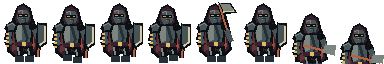
#> input picture assets/executioner.png, 384 x 64 px
$ python pack_original22.py ../assets/executioner.png ../assets/executioner.png
#> lines starting #> are read from the running program, lines starting #| are printed output that depends on the picture
"""Pack original generated grid art, preserving alpha and nearest pixels.

Uniform scale and a single fixed registration for the entire sheet. Attack
weapons and death poses never redefine the body pivot by their bounding box.
This is technical resampling/atlas packing, not drawing replacement art.
"""
import argparse, json, statistics
from pathlib import Path
from PIL import Image

p=argparse.ArgumentParser()
p.add_argument('source');p.add_argument('target');p.add_argument('--height',type=int,default=16)
p.add_argument('--cell',type=int,default=40);p.add_argument('--cols',type=int,default=4);p.add_argument('--rows',type=int,default=6)
p.add_argument('--flying',action='store_true')
a=p.parse_args()
im=Image.open(a.source).convert('RGBA')
#> im is the input picture: PIL image 384x64 RGBA; mean R, G, B, A 31.2, 30.6, 30.8, 131.4
cells=[im.crop((round(x*im.width/a.cols),round(y*im.height/a.rows),round((x+1)*im.width/a.cols),round((y+1)*im.height/a.rows))) for y in range(a.rows) for x in range(a.cols)]
#> cells = 24 items
for c in cells:c.putalpha(c.getchannel('A').point(lambda v:255 if v>=128 else 0))
#> this loop made 24 passes
bounds=[c.getbbox() for c in cells]
#> bounds = 24 items
scale=a.height/statistics.median(b[3]-b[1] for b in bounds[:4] if b)
#> scale = 2
baseline=statistics.median(b[3] for b in bounds[:4] if b)
#> baseline = 11
out=Image.new('RGBA',(a.cell*len(cells),a.cell))
#> out: PIL image 960x40 RGBA; every value is 0
for i,(c,b) in enumerate(zip(cells,bounds)):
 if not b:continue
 c=c.resize((max(1,round(c.width*scale)),max(1,round(c.height*scale))),Image.Resampling.NEAREST)
 c=c.quantize(colors=24,method=Image.Quantize.FASTOCTREE).convert('RGBA')
 # One common grid pivot. Never center the sword/wing silhouette per frame.
 x=round((a.cell-c.width)/2);y=round((a.cell-c.height)/2) if a.flying else a.cell-4-round(baseline*scale)
 out.alpha_composite(c,(i*a.cell+x,y))
#> this loop made 24 passes
#> b on passes 1 to 12: (15, 3, 79, 11), (15, 3, 79, 11), (15, 2, 79, 11), None, (12, 0, 82, 10), (12, 0, 82, 10), (12, 0, 82, 10), (15, 2, 31, 10), (4, 0, 95, 11), (4, 0, 95, 11), (4, 0, 95, 11), (11, 0, 80, 11)
#> pass 1, `c=c.resize((max(1,round(c.width*scale)),max(1,round(c.height*scale))),..`:
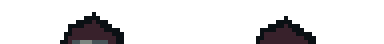
#> c: PIL image 192x22 RGBA (shown 2 times larger); mean R, G, B, A 5.3, 4.2, 5.1, 36.2; transparent parts drawn white
#> pass 3, `c=c.resize((max(1,round(c.width*scale)),max(1,round(c.height*scale))),..`:
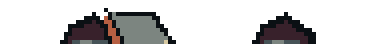
#> c: PIL image 192x22 RGBA (shown 2 times larger); mean R, G, B, A 17, 15.7, 16.1, 64.5; transparent parts drawn white
#> after the loop:
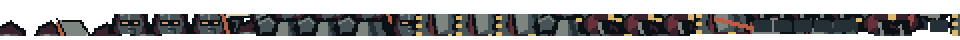
#> out: PIL image 960x40 RGBA; mean R, G, B, A 30.8, 29.9, 29.8, 125.9; transparent parts drawn white
target=Path(a.target);target.parent.mkdir(parents=True,exist_ok=True);out.save(target)
print(json.dumps({'file':str(target),'cell':a.cell,'frames':len(cells),'height':a.height,'scale':scale}))
#| {"file": "../assets/executioner.png", "cell": 40, "frames": 24, "height": 16, "scale": 2.0}
